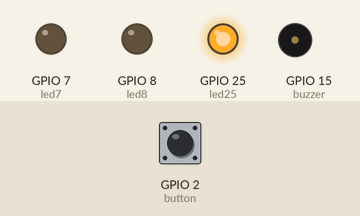
The program below on a simulated Raspberry Pi (BCM pin numbers). Parts: output pins drawn as LEDs (lit = HIGH), buzzer (waves = sounding, pin HIGH). Inputs (shaded band) come from the test bench; at power-on: GPIO 2 (button) HIGH. At 17.0 s the program stops and its outputs stay as they are.

Above: at 0.1 s.
At 7.1 s:
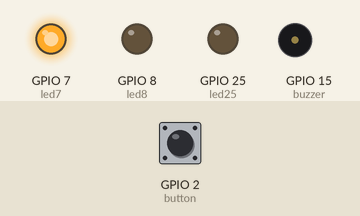
At 12.1 s:
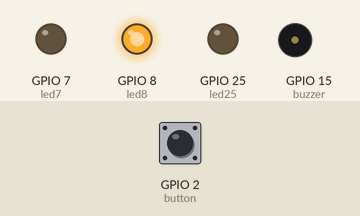
At 17.1 s:
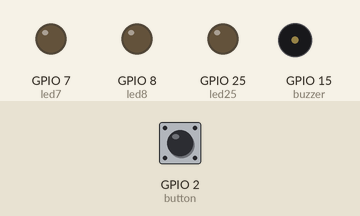
Timing chart, 0 to 18.5 s (numbered marks = the images above):
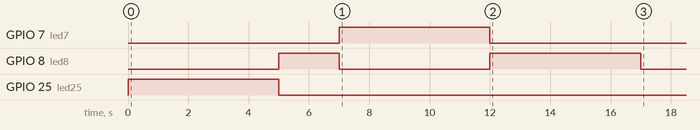

The program:

trafficLights.py
```python
from gpiozero import Button
from time import sleep
from gpiozero import LED
from gpiozero import Buzzer

buzzer = Buzzer(15)
button = Button(2)
led25= LED(25)
led8= LED(8)
led7= LED(7)

#button.wait_for_press()
#Uk Traffic lights without Button
"""
sleep(5)
led8.on()
sleep(2)
led25.off()
led8.off()
led7.on()

sleep(5)
led7.off()
led8.on()
sleep(5)
led8.off()
"""
#pedestrain Crossing with button


#button.when_for_press()
#if pressed#

i = 0
def pressed():
    led25.on()
    while i<10:
        buzzer.on()
        sleep(.2)
        buzzer.off()
        sleep(.2)

led25.on()
sleep(5)
led25.off()
led8.on()
sleep(2)
led8.off()
#led8.off()
led7.on()
sleep(5)
led7.off()
led8.on()
sleep(5)
led8.off()


button.when_pressed=pressed
#while True:
```
